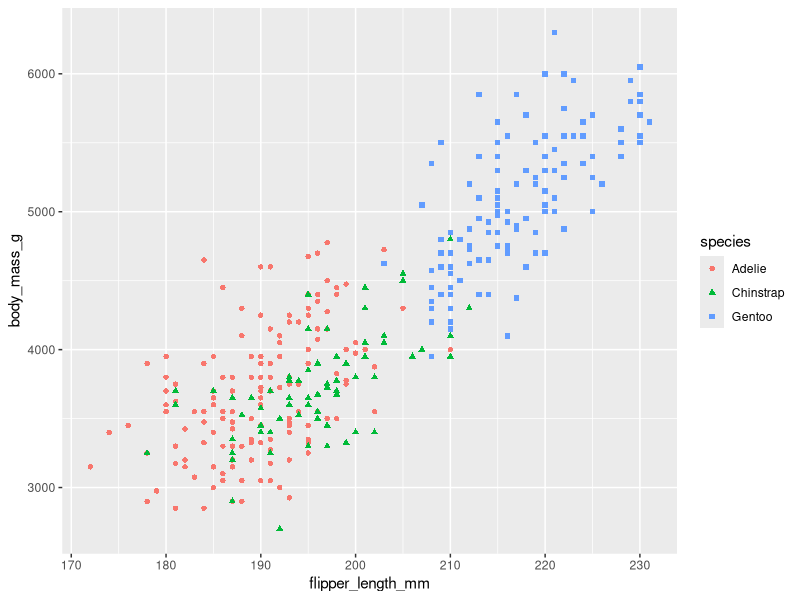

Generate this figure with R:
## ---- chunk 1
#| warning: false
library("ggplot2")
library("palmerpenguins")

# penguin flipper length versus body mass
ggplot(data = penguins, aes(x = flipper_length_mm, y = body_mass_g)) +
  geom_point(aes(color = species, shape = species))
